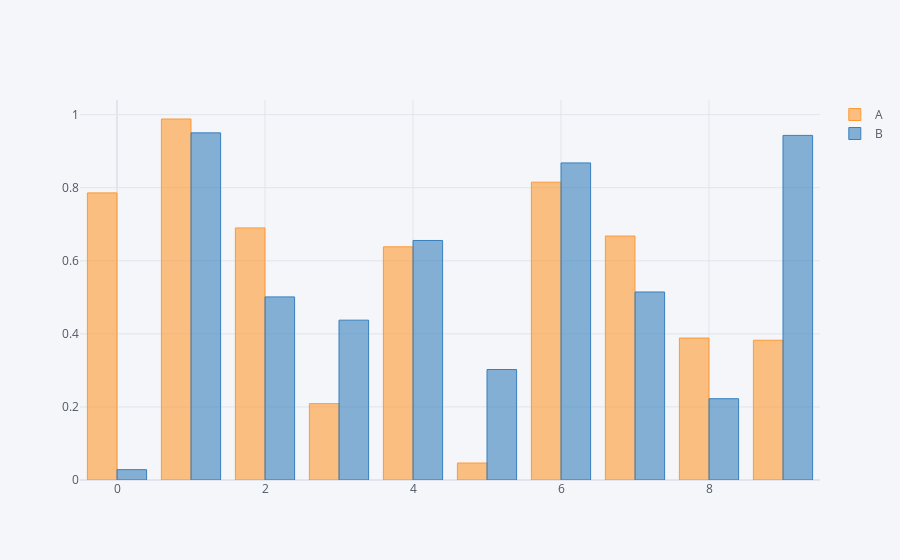

The code cell stored with this chart in its notebook:
### Code cell
df.iplot(kind='bar')

### Figure 1 — Plotly figure (JSON) as saved in the notebook; plotly's stock layout.template omitted (floating-point values rounded to 4 significant figures)
{"data": [{"marker": {"color": "rgba(255, 153, 51, 0.6)", "line": {"color": "rgba(255, 153, 51, 1.0)", "width": 1}}, "name": "A", "orientation": "v", "text": "", "type": "bar", "x": [0, 1, 2, 3, 4, 5, 6, 7, 8, 9], "y": [0.7858, 0.988, 0.69, 0.209, 0.6382, 0.04645, 0.8151, 0.6677, 0.3886, 0.3825]}, {"marker": {"color": "rgba(55, 128, 191, 0.6)", "line": {"color": "rgba(55, 128, 191, 1.0)", "width": 1}}, "name": "B", "orientation": "v", "text": "", "type": "bar", "x": [0, 1, 2, 3, 4, 5, 6, 7, 8, 9], "y": [0.02831, 0.9501, 0.5011, 0.4375, 0.6556, 0.3023, 0.8678, 0.5146, 0.2225, 0.9431]}], "layout": {"legend": {"bgcolor": "#F5F6F9", "font": {"color": "#4D5663"}}, "paper_bgcolor": "#F5F6F9", "plot_bgcolor": "#F5F6F9", "title": {"font": {"color": "#4D5663"}}, "xaxis": {"gridcolor": "#E1E5ED", "showgrid": true, "tickfont": {"color": "#4D5663"}, "title": {"font": {"color": "#4D5663"}, "text": ""}, "zerolinecolor": "#E1E5ED"}, "yaxis": {"gridcolor": "#E1E5ED", "showgrid": true, "tickfont": {"color": "#4D5663"}, "title": {"font": {"color": "#4D5663"}, "text": ""}, "zerolinecolor": "#E1E5ED"}}}
